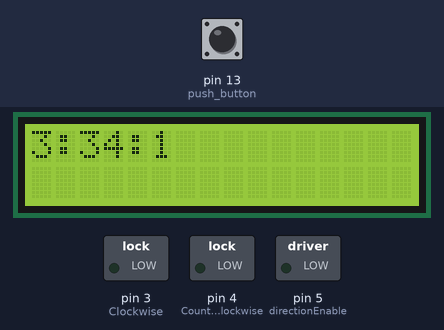
Bench run of a sketch on a simulated Arduino Uno, built with avr-gcc and run on an emulated ATmega328P. On the bench: 16×2 character LCD, switched loads named in the sketch (green lamp = pin HIGH). Inputs (shaded band) come from the test bench; at power-on: pin 13 (push_button) HIGH. The local clock reads 2024-03-15 10:24:30 at power-on unless the sketch sets it.

Above: at 1.2 s.
1.3 s: pin 13 (push_button) pulled LOW for 0.15 s
At 2.8 s:
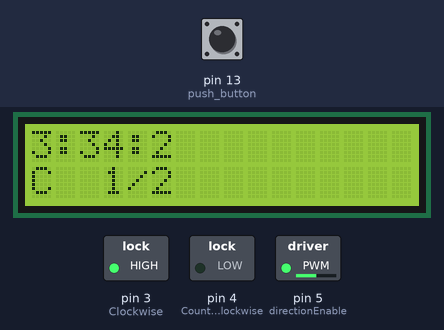
4.4 s: pin 13 (push_button) pulled LOW for 1 s
At 5.2 s:
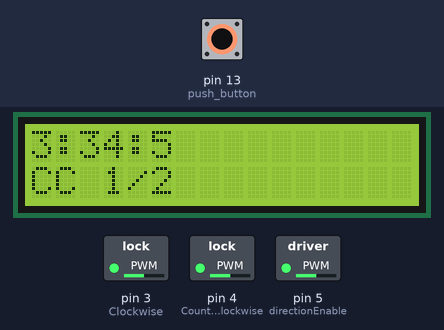
6.0 s: pin 13 (push_button) pulled LOW for 3.2 s
At 7.8 s:
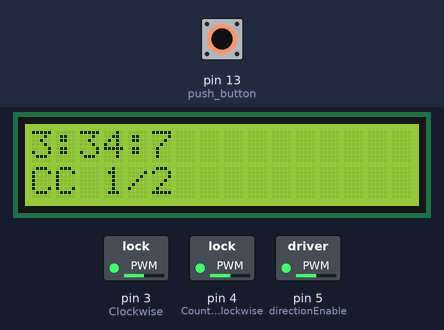
10.7 s: pin 13 (push_button) pulled LOW for 1 s
At 11.53 s:
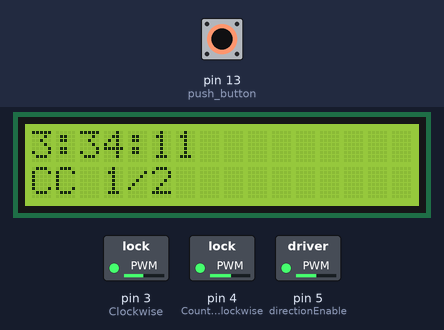
12.3 s: pin 13 (push_button) pulled LOW for 3.2 s
At 16.4 s:
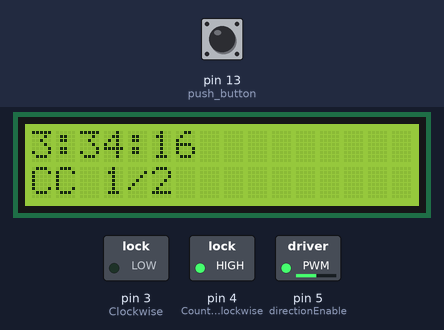
Timing chart, 0 to 17.9 s (numbered marks = the images above; inputs shaded):
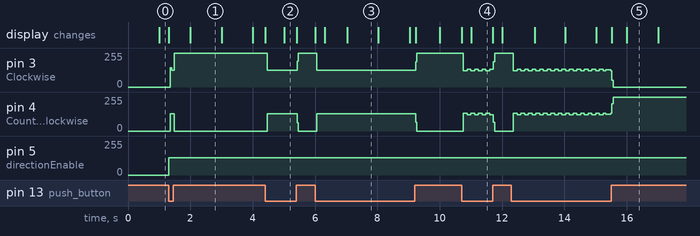

The sketch:

Lab_3.ino
```cpp
#include <Wire.h>
#include <LiquidCrystal.h>
#include "DS1307.h"

#define directionEnable 5 //enable pin FOR L293D to select between C and CC
#define Clockwise 3 //CLOCKWISE
#define CounterClockwise 4 //COUNTERCLOCKWISE

LiquidCrystal LCD(6, 7, 8, 9, 10, 11); //INITIALIZING PINS FOR LCD USE
DS1307 clock; // INITIALIZING DS1307 AS A CLOCK

int push_button = 13; // pushbutton switches between C and CC
int counter = 0; // used to determine which if statement to execute and counts number of changes

void setup() {
  pinMode(directionEnable,OUTPUT); //ENABLE IS AN OUTPUT PIN
  pinMode(Clockwise,OUTPUT); // Set CC as output pin
  pinMode(CounterClockwise,OUTPUT); // Set CC as output pin
  Serial.begin(9600); // prepare arduino for serial communication from RTC

  pinMode(push_button, INPUT_PULLUP); // intialize the push_button as an input pullup to utilize internal pulldown resistor

  LCD.begin(16, 2); // create the lcd usable array size (LCD is made up of 2 rows with 16 columns

  clock.begin(); // START THE CLOCK
  clock.fillByHMS(3, 34, 00); //manually assign the starting time of the clock
  clock.setTime();            //write the starting time to the real time clock
}

void loop() {

  clock.getTime();          //get the current time
  LCD.setCursor(0,0);       //set the LCD starting position at 0,0
  // PRINTING THE TIME
  LCD.print(clock.hour, DEC);
  LCD.print(":");
  LCD.print(clock.minute, DEC);
  LCD.print(":");
  LCD.print(clock.second, DEC);

  //if the counter%2 == 1 then the fan will spin clockwise
  if(digitalRead(push_button) == LOW && counter%2 == 1) {
    analogWrite(directionEnable,128);
    digitalWrite(Clockwise,HIGH);
    digitalWrite(CounterClockwise,LOW);
    LCD.setCursor(0, 1);
    LCD.print("C  1/2");
    counter++; //counter++ ensures that next iteration of the push_button that the fan will spin CC
  }

  else if (digitalRead(push_button) == LOW) {
    analogWrite(directionEnable,128);
    digitalWrite(Clockwise,LOW);
    digitalWrite(CounterClockwise,HIGH);
    LCD.setCursor(0, 1);
    LCD.print("CC 1/2");
    counter++;
  }
}
```

Measured:
- after the input at 1.3 s, pin 3 (Clockwise): 0/255 → 126/255 after 0.06 s, → 255/255 0.12 s later; pin 4 (CounterClockwise): 0/255 → 129/255 after 0.06 s, → 0/255 0.12 s later; pin 5 (directionEnable): 0/255 → 128/255 at once; the display: first changes at once (image 1 shows a later state)
- after the input at 4.4 s, pin 3 (Clockwise): 255/255 → 126/255 after 0.06 s, → 255/255 0.96 s later; pin 4 (CounterClockwise): 0/255 → 129/255 after 0.06 s, → 0/255 0.96 s later; the display: first changes at once (image 2 shows a later state)
- after the input at 6.0 s, pin 3 (Clockwise): 255/255 → 126/255 after 0.06 s, → 255/255 3.2 s later; pin 4 (CounterClockwise): 0/255 → 129/255 after 0.06 s, → 0/255 3.2 s later; the display: first changes at once (image 3 shows a later state)
- after the input at 10.7 s, pin 3 (Clockwise): 255/255 → 122/255 after 0.06 s, → 133/255 0.12 s later, → 122/255 0.12 s later, → 133/255 0.12 s later, … (10 changes in this stretch); pin 4 (CounterClockwise): 0/255 → 133/255 after 0.06 s, → 122/255 0.12 s later, → 133/255 0.12 s later, → 122/255 0.12 s later, … (10 changes in this stretch)
- after the input at 12.3 s, pin 3 (Clockwise): 255/255 → 122/255 after 0.06 s, → 133/255 0.12 s later, → 122/255 0.12 s later, → 133/255 0.12 s later, … (29 changes in this stretch); pin 4 (CounterClockwise): 0/255 → 133/255 after 0.06 s, → 122/255 0.12 s later, → 133/255 0.12 s later, → 122/255 0.12 s later, … (29 changes in this stretch)
- what the display in image 1 shows lasts 1.0 s, from 2.0 s to 3.0 s
